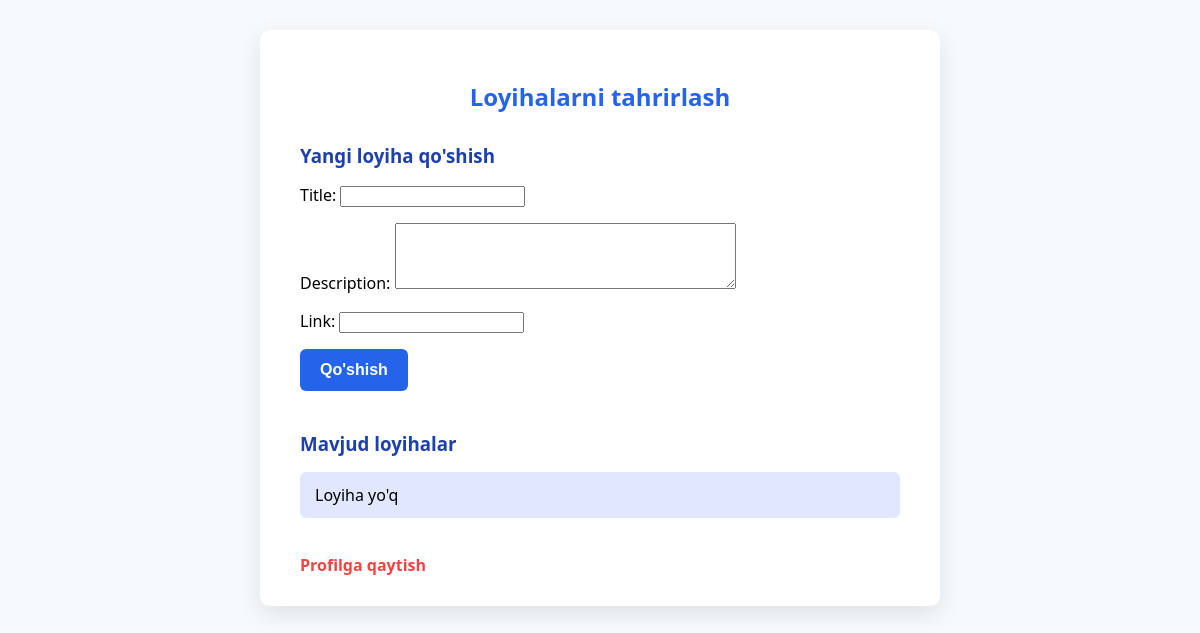
/add_project/ (signed in), run on an earlier commit of the app's database.
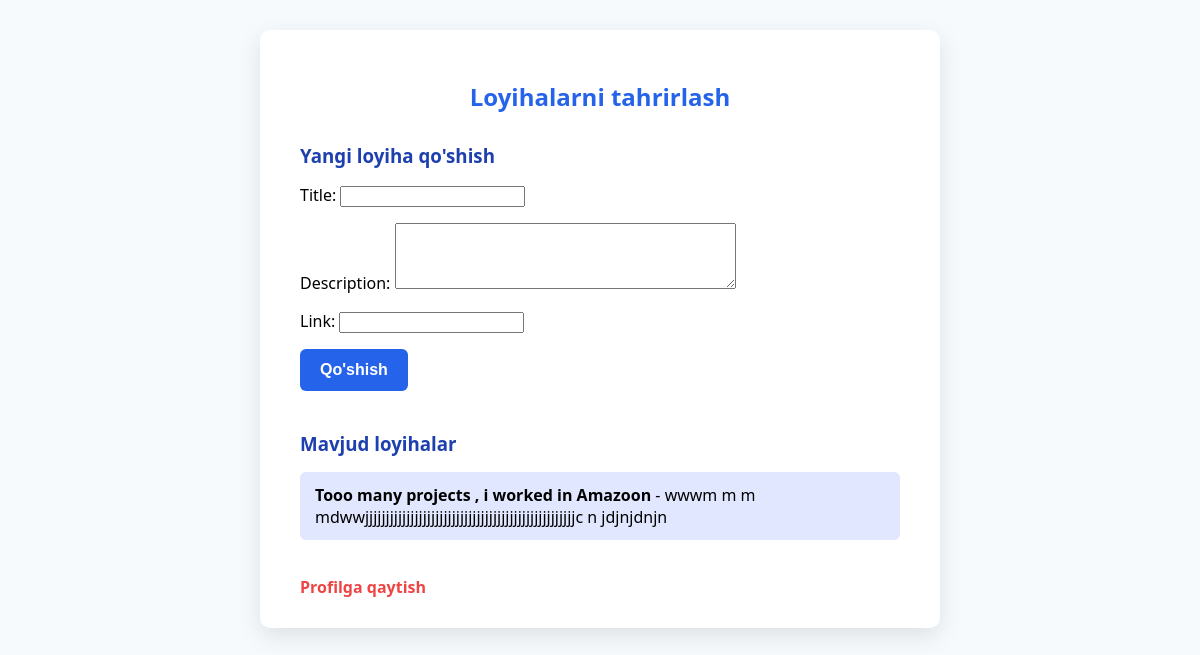
And on a later commit of the database.
### configapp/models.py (models this page shows, shortened)
class Project(models.Model):
    title = models.CharField(max_length=150)
    description = models.TextField()
    link = models.URLField(blank=True, null=True)

### configapp/views.py (the view)
# urls.py: path('add_project/', views.edit_projects, name='add_project'),
@login_required(login_url='login')
def edit_projects(request):
    projects = Project.objects.all()
    if request.method == 'POST':
        form = ProjectForm(request.POST)
        if form.is_valid():
            form.save()
            messages.success(request, "Loyiha qo‘shildi!")
            return redirect('edit_projects')
    else:
        form = ProjectForm()
    context = {
        'projects': projects,
        'form': form,
    }
    return render(request, 'edit_projects.html', context)

### configapp/forms.py
class ProjectForm(forms.ModelForm):
    class Meta:
        model = Project
        fields = ['title', 'description', 'link']
        widgets = {
            'title': forms.TextInput(attrs={'class': 'form-control'}),
            'description': forms.Textarea(attrs={'class': 'form-control', 'rows': 4}),
            'link': forms.URLInput(attrs={'class': 'form-control'}),
        }

### configapp/templates/edit_projects.html (shortened to what this page needs)
<!DOCTYPE html>
<html lang="uz">
<head>
</head>
<body>
    <div class="container">
        <h2>Loyihalarni tahrirlash</h2>
        <h3>Yangi loyiha qo'shish</h3>
        <form method="post" action="{% url 'edit_projects' %}">
            {{ form.as_p }}
            <button type="submit">Qo'shish</button>
        </form>
        <h3>Mavjud loyihalar</h3>
        <ul>
            {% for proj in projects %}
                <li>
                    <strong>{{ proj.title }}</strong> - {{ proj.description }}
                </li>
            {% empty %}
                <li>Loyiha yo'q</li>
            {% endfor %}
        </ul>
        <a href="{% url 'edit_profile' %}" class="back-link">Profilga qaytish</a>
    </div>
</body>
</html>

What changed in the data, as far as the page shows it:
added Project: title "Tooo many projects , i worked in Amazoon", description "wwwm m m mdwwjjjjjjjjjjjjjjjjjjjjjjjjjjjjjjjjjjjjjjjjjjjjjjjjjjjc n jdjnjdnjn"
Also different on the page:
text no longer shown: "Loyiha yo'q"
